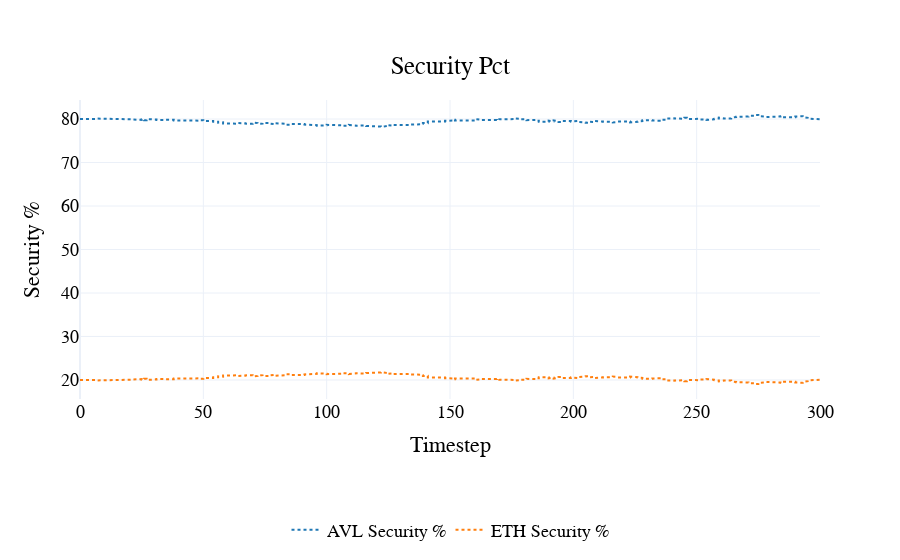

The code cell stored with this chart in its notebook:
### Code cell
fig= visualizations.plot_security_pct(
    df
)
pio.show(fig)

### Figure 1 — Plotly figure (JSON) as saved in the notebook; plotly's stock layout.template omitted (floating-point values rounded to 4 significant figures; data arrays with more than 128 entries replaced by an {"elided": "..."} marker saying what was removed)
{"data": [{"line": {"color": "#1f77b4", "dash": "dot"}, "name": "AVL Security %", "type": "scatter", "x": {"elided": "2101 int values"}, "y": {"elided": "2101 float values"}}, {"line": {"color": "#ff7f0e", "dash": "dot"}, "name": "ETH Security %", "type": "scatter", "x": {"elided": "2101 int values"}, "y": {"elided": "2101 float values"}}], "layout": {"font": {"color": "black", "family": "Arial", "size": 18}, "hovermode": "x unified", "legend": {"orientation": "h", "x": 0.5, "xanchor": "center", "y": -0.5, "yanchor": "bottom"}, "paper_bgcolor": "rgba(255, 255, 255, 1)", "plot_bgcolor": "rgba(255, 255, 255, 1)", "title": {"text": "Security Pct", "x": 0.5, "xanchor": "center", "y": 0.9, "yanchor": "top"}, "xaxis": {"title": {"text": "Timestep"}}, "yaxis": {"title": {"text": "Security %"}}}}
